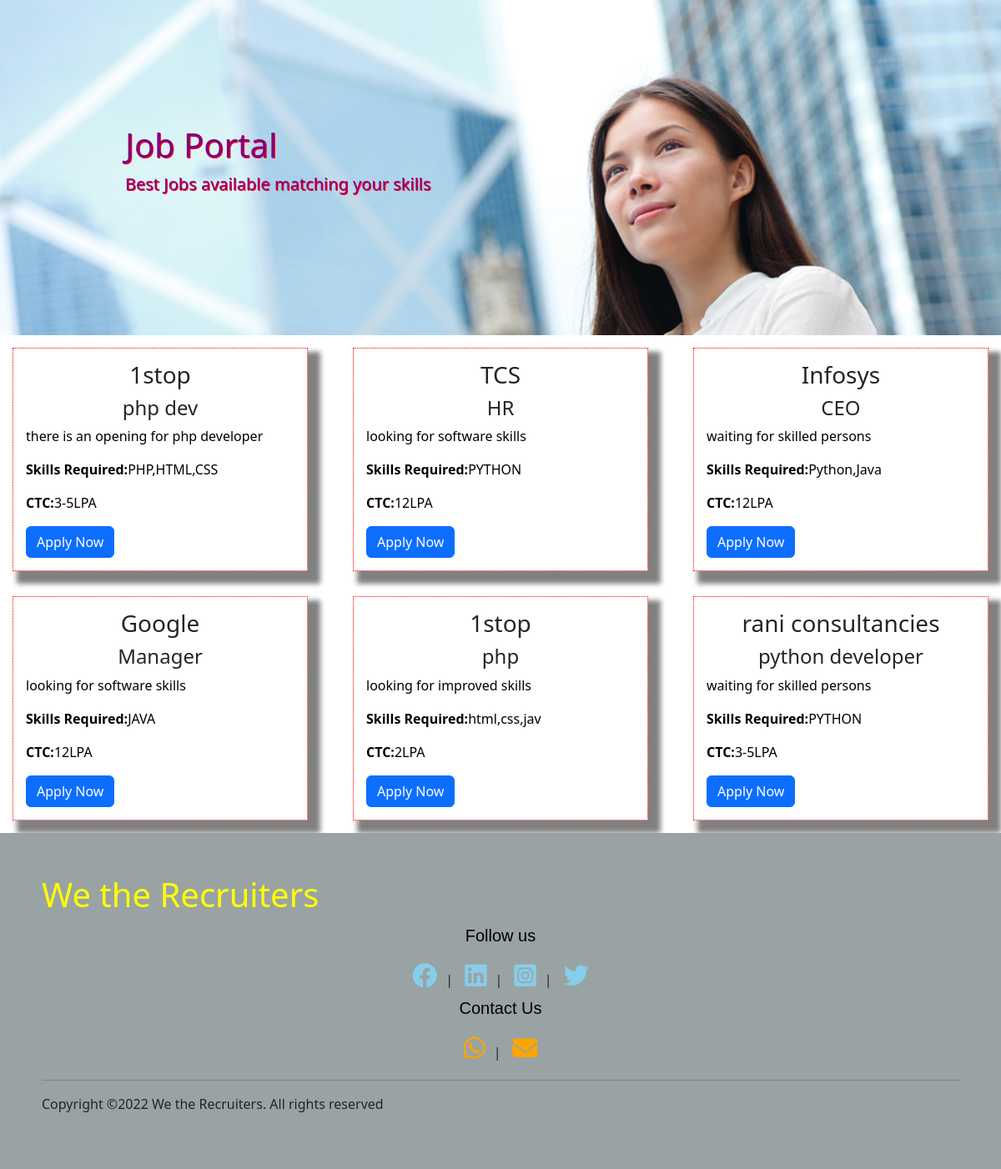
/career.php, run on the app's committed database.
### tables this page shows
CREATE TABLE `jobs` (
  `id` int(11) NOT NULL,
  `cname` varchar(50) NOT NULL,
  `position` varchar(50) NOT NULL,
  `jobdescription` varchar(200) NOT NULL,
  `skills` varchar(50) NOT NULL,
  `CTC` varchar(50) NOT NULL
);

### career.php (the view, shortened to what this page needs)
<!DOCTYPE html>
<html lang="en">
<head>
    <link href="https://cdn.jsdelivr.net/npm/bootstrap@5.2.0/dist/css/bootstrap.min.css" rel="stylesheet">
     <link rel="stylesheet" href="https://cdnjs.cloudflare.com/ajax/libs/font-awesome/6.1.2/css/all.min.css" />
</head>
<body>
          <div class="hyy">
            <h1 class="hey">Job Portal</h1>
            <p class="lead">Best Jobs available matching your skills</p>
          </div>
    <div class="row">
        <?php
            $server='localhost';
            $username='root';
            $paswd='';
            $database='connect';
            $conn= mysqli_connect($server,$username,$paswd,$database);
            $sql = "Select cname, position, jobdescription, skills, CTC from jobs";
            $result=mysqli_query($conn,$sql);
            if($result->num_rows > 0){
                    while($row =$result->fetch_assoc()){
                        echo'
                            <div class="col-md-4">
                                <div class="jobs">
                                    <h3 style="text-align: center;">'.$row['cname'].'</h3>
                                    <h4 style="text-align: center;">'.$row['position'].'</h4>
                                    <p style="color: black; text-align: justify;">'.$row['jobdescription'].'</p>
                                    <p style="color: black; text-align: justify;"><b>Skills Required:</b>'.$row['skills'].'</p>
                                    <p style="color: black; text-align: justify;"><b>CTC:</b>'.$row['CTC'].'</p>
                                    <button type="button" class="btn btn-primary" data-bs-toggle="modal" data-bs-target="#staticBackdrop" style="text-align: center;">
                                        Apply Now
                                    </button>
                                </div>
                            </div>';
                    }
                }
        ?>
    </div>
    <footer>
        <div>
            <a href="index.php" style="text-decoration: none;">
                <h1 style="color: yellow; text-align:left;">We the Recruiters</h1>
            </a>
        </div>
        <div class="social">
            <h3>Follow us</h3>
            <a href="https://www.facebook.com"  target="_blank"><i class="fa-brands fa-facebook"></i></a>|
            <a href="https://www.linkedin.com" target="_blank"><i class="fa-brands fa-linkedin"></i></a>|
            <a href="https://www.instagram.com" target="_blank"><i class="fa-brands fa-instagram-square"></i></a>|
            <a href="https://twitter.com"  target="_blank"><i class="fa-brands fa-twitter"></i></a>
        </div>
        <div class="contact">
            <h3>Contact Us</h3>
            <a href="tel: +919010712772"><i class="fa-brands fa-whatsapp"></i></a>|
            <a href="mailto: vreemarani_ece1904b9@mgit.ac.in"><i class='fa-solid fa-envelope'></i></a>
        </div>
        <hr>
        <p>Copyright &copy;2022 We the Recruiters. All rights reserved</p>
    </footer>
</body>
</html>

### career.php (style rules this page uses)
.hyy { background-image: url('img1.jpg'); background-size: cover; padding: 150px; font-size: 35px; font-weight: bolder bold; color: purple; text-shadow: 1px 1px red; }
.row .jobs { border: 1px dotted red; padding: 15px; margin: 15px; box-shadow: 10px 10px 6px 5px grey; }
footer { position:sticky; text-align: center; background-color: #99A3A4; padding: 50px; }
footer .contact { text-align:center ; }
footer .contact h3 { color: black; font-size: 20px; font-family: cosmic,sans-serif; padding: 5px; }
footer p { text-align: left; }
footer .social { text-align: center; }
footer .social h3 { color: black; font-size: 20px; font-family: cosmic,sans-serif; padding: 5px; }
footer .social a { text-decoration: none; font-size: 30px; color: skyblue; margin: 10px; }
footer .contact { text-align: center; }
footer .contact a { text-decoration: none; font-size: 30px; color: orange; margin: 10px; }

### data on the page
jobs: cname "1stop", position "php dev", jobdescription "there is an opening for php developer", skills "PHP,HTML,CSS", CTC "3-5LPA"
jobs: cname "TCS", position "HR", jobdescription "looking for software skills", skills "PYTHON", CTC "12LPA"
jobs: cname "Infosys", position "CEO", jobdescription "waiting for skilled persons", skills "Python,Java", CTC "12LPA"
jobs: cname "Google", position "Manager", jobdescription "looking for software skills", skills "JAVA", CTC "12LPA"
jobs: cname "1stop", position "php", jobdescription "looking for improved skills", skills "html,css,jav", CTC "2LPA"
jobs: cname "rani consultancies", position "python developer", jobdescription "waiting for skilled persons", skills "PYTHON", CTC "3-5LPA"
